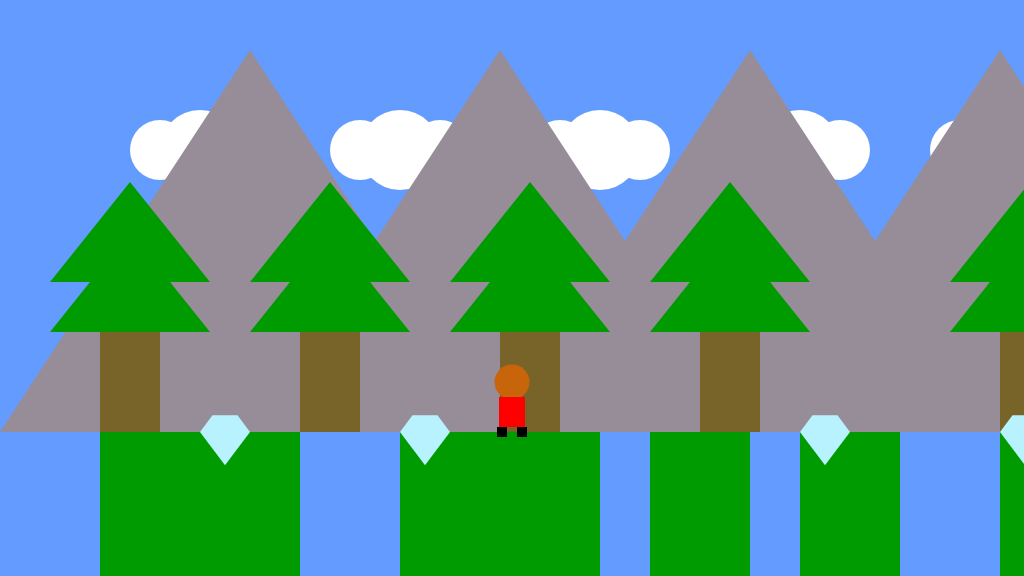
Frame 1 (no input)
Frame 60 (no input): identical to frame 1, image omitted
Frame 120 (the mouse pressed at the canvas centre since frame 60): identical to frame 1, image omitted

The p5.js sketch that drew this single still picture (run headless with seeded random() and noise() and a simulated clock; from frame 60 on, the mouse is pressed at the canvas centre):

// p5.js sketch
// ── sketch.js
/*

The Game Project 5 - Bring it all together

*/

var gameChar_x;
var gameChar_y;
var floorPos_y;
var scrollPos;
var gameChar_world_x;

var isLeft;
var isRight;
var isFalling;
var isPlummeting;
var treePos_y;

var clouds;
var mountains;
var trees_x;

var canyon;
var collectable;



function setup()
{
	createCanvas(1024, 576);
	floorPos_y = height * 3/4;
	gameChar_x = width/2;
	gameChar_y = floorPos_y;
    treePos_y = floorPos_y - 150;

	// Variable to control the background scrolling.
	scrollPos = 0;

	// Variable to store the real position of the gameChar in the game
	// world. Needed for collision detection.
	gameChar_world_x = gameChar_x - scrollPos;

	// Boolean variables to control the movement of the game character.
	isLeft = false;
	isRight = false;
	isFalling = false;
	isPlummeting = false;

	// Initialise arrays of scenery objects.
    trees_x = [100, 300, 500, 700, 1000, 1200, 1400, 1600, 1800];
    
    clouds = [{ x_pos: 200, y_pos: 150, width: 80}, { x_pos: 400, y_pos: 150, width: 80}, { x_pos: 600, y_pos: 150, width: 80}, { x_pos: 800, y_pos: 150, width: 80}, { x_pos: 1000, y_pos: 150, width: 80}, { x_pos: 1200, y_pos: 150, width: 80}, { x_pos: 1400, y_pos: 150, width: 80}];
    
    mountain = [{ x_pos: 0, width: 500, height: 382}, { x_pos: 250, width: 500, height: 382}, { x_pos: 500, width: 500, height: 382}, { x_pos: 750, width: 500, height: 382}, { x_pos: 1000, width: 500, height: 382}, { x_pos: 1250, width: 500, height: 382}]
    
    canyon = [{x_pos: 0, width: 100}, {x_pos: 300, width: 100}, {x_pos: 600, width: 50}, {x_pos: 750, width: 50}, {x_pos: 900, width: 100}, {x_pos: 1100, width: 100}]
    
    collectable = [{x_pos: 200, y_pos: floorPos_y, size: 50, isFound: false}, {x_pos: 400, y_pos: floorPos_y, size: 50, isFound: false}, {x_pos: 500, y_pos: floorPos_y, size: 50, isFound: false}, {x_pos: 800, y_pos: floorPos_y, size: 50, isFound: false}, {x_pos: 1000, y_pos: floorPos_y, size: 50, isFound: false}, {x_pos: 1200, y_pos: floorPos_y, size: 50, isFound: false}]

}

function draw()
{
	background(100, 155, 255); // fill the sky blue

	noStroke();
	fill(0,155,0);
	rect(0, floorPos_y, width, height/4); // draw some green ground

    push();
    translate(scrollPos, 0);
	// Draw clouds.
    drawClouds();

	// Draw mountains.
    drawMountains();
    
	// Draw trees.
    drawTrees();
	

	// Draw canyons.
    
    for(var i=0; i< canyon.length; i++)
    {
        drawCanyon(canyon[i]);
        checkCanyon(canyon[i]);
        if(isPlummeting == true)
        {
            gameChar_y += 2;
        }
    }
    
	// Draw collectable items
    for(var i=0; i< collectable.length; i++)
    {
        checkCollectable(collectable[i]);
        if(collectable[i].isFound == false)
            {
                drawCollectable(collectable[i]);
            }
    }

    pop();
	// Draw game character.
	
	drawGameChar();

	// Logic to make the game character move or the background scroll.
	if(isLeft)
	{
		if(gameChar_x > width * 0.2)
		{
			gameChar_x -= 5;
		}
		else
		{
			scrollPos += 5;
		}
	}

	if(isRight)
	{
		if(gameChar_x < width * 0.8)
		{
			gameChar_x  += 5;
		}
		else
		{
			scrollPos -= 5; // negative for moving against the background
		}
	}

	// Logic to make the game character rise and fall.
    if(gameChar_y < floorPos_y)
    {
        isPlummeting = true;
        gameChar_y+=2;
    }
    else{
        isPlummeting = false;
    }
    
    
    
    

	// Update real position of gameChar for collision detection.
	gameChar_world_x = gameChar_x - scrollPos;
}


// ---------------------
// Key control functions
// ---------------------

function keyPressed()
{
	// if statements to control the animation of the character when
	// keys are pressed.
    
    if(keyCode == 37)
        {
            isLeft = true;
        }
    if(keyCode == 39)
        {
            isRight = true;
        }
    if(keyCode == 32 && gameChar_y == floorPos_y)
        {
            gameChar_y -= 100;
        }
    
	//open up the console to see how these work
	console.log("keyPressed: " + key);
	console.log("keyPressed: " + keyCode);
}

function keyReleased()
{
	// if statements to control the animation of the character when
	// keys are released.
    if(keyCode == 37)
        {
            isLeft = false;
        }
    if(keyCode == 39)
        {
            isRight = false;
        }
	console.log("keyReleased: " + key);
	console.log("keyReleased: " + keyCode);
}


// ------------------------------
// Game character render function
// ------------------------------

// Function to draw the game character.

function drawGameChar()
{
	// draw game character
    if(isLeft && isFalling)
	{
		// add your jumping-left code
        fill(200, 100, 10);
        ellipse(gameChar_x, gameChar_y - 60, 30, 35);
    
        fill(255,0,0);
        rect(gameChar_x - 10, gameChar_y - 45, 20, 30);
    
        fill(0);
        quad(gameChar_x + 1, gameChar_y - 5, gameChar_x - 8, gameChar_y - 5, gameChar_x - 12, gameChar_y - 15, gameChar_x - 2, gameChar_y - 15);
        quad(gameChar_x + 6, gameChar_y - 5, gameChar_x + 16 , gameChar_y - 5, gameChar_x + 13, gameChar_y - 15, gameChar_x + 3, gameChar_y - 15);
    
        fill(200, 100, 10);
        rect(gameChar_x - 10, gameChar_y - 45, 10, 10);
        rect(gameChar_x + 8, gameChar_y - 45, 10, 10);


	}
	else if(isRight && isFalling)
	{
		// add your jumping-right code
        
        fill(200, 100, 10);
        ellipse(gameChar_x, gameChar_y - 60, 30, 35);
    
        fill(255,0,0);
        rect(gameChar_x - 10, gameChar_y - 45, 20, 30);
    
        fill(0);
        quad(gameChar_x - 15, gameChar_y - 5, gameChar_x - 5, gameChar_y - 5, gameChar_x, gameChar_y - 15, gameChar_x - 10, gameChar_y - 15);
        quad(gameChar_x , gameChar_y - 5, gameChar_x + 10 , gameChar_y - 5, gameChar_x + 13, gameChar_y - 15, gameChar_x + 3, gameChar_y - 15);
    
        fill(200, 100, 10);
        rect(gameChar_x - 18, gameChar_y - 45, 10, 10);
        rect(gameChar_x , gameChar_y - 45, 10, 10);


	}
	else if(isLeft)
	{
		// add your walking left code
        fill(200, 100, 10);
        ellipse(gameChar_x, gameChar_y - 50, 30, 35);
    
        fill(255,0,0);
        rect(gameChar_x - 10, gameChar_y - 35, 20, 30);
    
        fill(0);
        quad(gameChar_x + 1, gameChar_y + 5, gameChar_x - 8, gameChar_y + 5, gameChar_x - 12, gameChar_y - 5, gameChar_x - 2, gameChar_y - 5);
        quad(gameChar_x + 6, gameChar_y + 5, gameChar_x + 16 , gameChar_y + 5, gameChar_x + 13, gameChar_y - 5, gameChar_x + 3, gameChar_y - 5);


	}
	else if(isRight)
	{
		// add your walking right code
        fill(200, 100, 10);
        ellipse(gameChar_x, gameChar_y - 50, 30, 35);
    
        fill(255,0,0);
        rect(gameChar_x - 10, gameChar_y - 35, 20, 30);
    
        fill(0);
        quad(gameChar_x - 15, gameChar_y + 5, gameChar_x - 5, gameChar_y + 5, gameChar_x, gameChar_y - 5, gameChar_x - 10, gameChar_y - 5);
        quad(gameChar_x , gameChar_y + 5, gameChar_x + 10 , gameChar_y + 5, gameChar_x + 13, gameChar_y - 5, gameChar_x + 3, gameChar_y - 5);

        

	}
	else if(isFalling || isPlummeting)
	{
		// add your jumping facing forwards code
        fill(200, 100, 10);
        ellipse(gameChar_x, gameChar_y - 60, 35);
    
        fill(255,0,0);
        rect(gameChar_x - 13, gameChar_y - 45, 26, 30);
    
        fill(0);
        rect(gameChar_x - 15, gameChar_y - 15, 10, 10);
        rect(gameChar_x + 5, gameChar_y - 15, 10, 10);
    
        fill(200, 100, 10);
        rect(gameChar_x - 23, gameChar_y - 45, 10, 10);
        rect(gameChar_x + 13, gameChar_y - 45, 10, 10);

	}
	else
	{
		// add your standing front facing code
        fill(200, 100, 10);
        ellipse(gameChar_x, gameChar_y - 50, 35);
    
        fill(255,0,0);
        rect(gameChar_x - 13, gameChar_y - 35, 26, 30);
    
        fill(0);
        rect(gameChar_x - 15, gameChar_y - 5, 10, 10);
        rect(gameChar_x + 5, gameChar_y - 5, 10, 10);

	}
}

// ---------------------------
// Background render functions
// ---------------------------

// Function to draw cloud objects.
function drawClouds()
{
    for(var i=0; i < clouds.length; i++)
    {
        fill(255, 255, 255);
        ellipse(clouds[i].x_pos, clouds[i].y_pos, clouds[i].width, clouds[i].width);
        ellipse(clouds[i].x_pos - clouds[i].width/2, clouds[i].y_pos, 3*clouds[i].width/4, 3*clouds[i].width/4);
        ellipse(clouds[i].x_pos + clouds[i].width/2, clouds[i].y_pos, 3*clouds[i].width/4, 3*clouds[i].width/4);
        
    }
}

// Function to draw mountains objects.
function drawMountains()
{
    for(var i=0; i< mountain.length; i++)
    {
        fill(150, 141, 153);
        triangle(mountain[i].x_pos, floorPos_y, mountain[i].x_pos + mountain[i].width, floorPos_y, mountain[i].x_pos + mountain[i].width/2, floorPos_y - mountain[i].height);
        
    }
}

// Function to draw trees objects.
function drawTrees()
{
    for(var i =0; i <trees_x.length; i++)
    {
        fill(120, 100, 40);
        rect(trees_x[i], treePos_y, 60, 150);
        fill(0, 155, 0);
        triangle(trees_x[i]- 50, treePos_y + 50, trees_x[i] + 30, treePos_y - 50, trees_x[i] + 110, treePos_y + 50);
        triangle(trees_x[i] - 50, treePos_y, trees_x[i] + 30, treePos_y - 100, trees_x[i] + 110, treePos_y);
        
    }
}


// ---------------------------------
// Canyon render and check functions
// ---------------------------------

// Function to draw canyon objects.

function drawCanyon(t_canyon)
{
    fill(100, 155, 255);
    rect(t_canyon.x_pos, floorPos_y, t_canyon.width, height - floorPos_y);

}

// Function to check character is over a canyon.

function checkCanyon(t_canyon)
{
    if((gameChar_world_x > t_canyon.x_pos && (gameChar_world_x < (t_canyon.x_pos + t_canyon.width))) || gameChar_y > floorPos_y)
    {
        isPlummeting = true;
    }
    else{
        isPlummeting = false;
    }
}

// ----------------------------------
// Collectable items render and check functions
// ----------------------------------

// Function to draw collectable objects.

function drawCollectable(t_collectable)
{
    fill(185, 242, 255);
    triangle(t_collectable.x_pos, t_collectable.y_pos, t_collectable.x_pos + t_collectable.size, t_collectable.y_pos, t_collectable.x_pos + t_collectable.size/2, t_collectable.y_pos + 2*t_collectable.size/3);
    quad(t_collectable.x_pos, t_collectable.y_pos, t_collectable.x_pos + t_collectable.size, t_collectable.y_pos, t_collectable.x_pos + 3*t_collectable.size/4, t_collectable.y_pos - t_collectable.size/3, t_collectable.x_pos + t_collectable.size/4, t_collectable.y_pos - t_collectable.size/3);    
}

// Function to check character has collected an item.

function checkCollectable(t_collectable)
{
    if(dist(gameChar_world_x, gameChar_y, t_collectable.x_pos, t_collectable.y_pos) < 50)
        {
            t_collectable.isFound = true;
        }
    else
    {
        t_collectable.isFound = false;
    }
}
